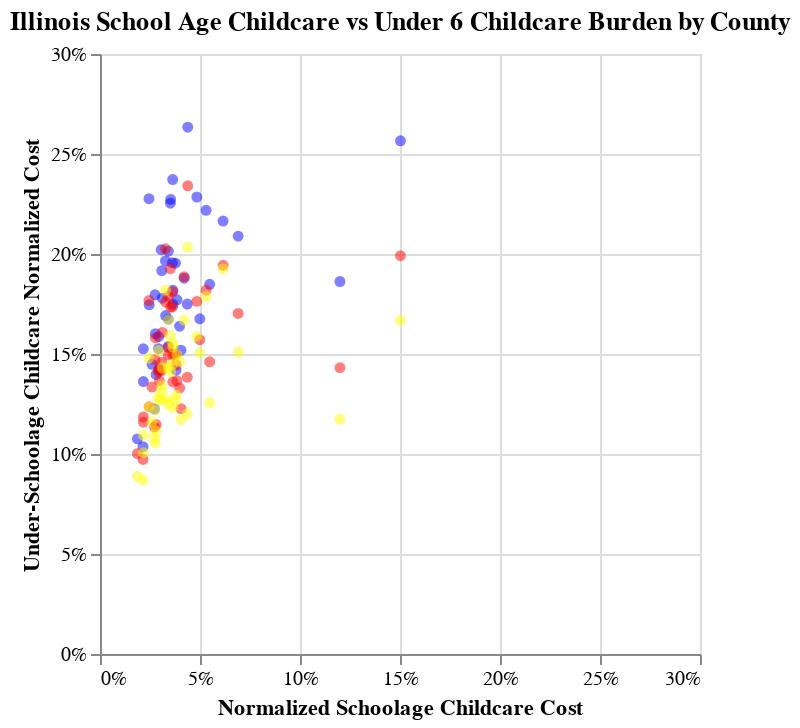

The notebook cell saved with this chart:
### Markdown cell above
### Illinois, All Younger Care vs Schoolage Care

### Code cell
schoolage_multi_scatter(il_df, "Illinois School Age Childcare vs Under 6 Childcare Burden by County")

### Figure 1 — Vega-Lite specification as saved in the notebook (floating-point values rounded to 4 significant figures)
{"config": {"view": {"continuousWidth": 300, "continuousHeight": 300}}, "layer": [{"mark": {"type": "circle", "color": "blue", "opacity": 0.5}, "encoding": {"x": {"axis": {"format": "%"}, "field": "adj_schoolage", "scale": {"domain": [0, 0.3]}, "title": "Normalized Schoolage Childcare Cost", "type": "quantitative"}, "y": {"axis": {"format": "%"}, "field": "adj_infant", "scale": {"domain": [0, 0.3]}, "title": "Under-Schoolage Childcare Normalized Cost", "type": "quantitative"}}}, {"mark": {"type": "circle", "color": "red", "opacity": 0.5}, "encoding": {"x": {"axis": {"format": "%"}, "field": "adj_schoolage", "scale": {"domain": [0, 0.3]}, "title": "Normalized Schoolage Childcare Cost", "type": "quantitative"}, "y": {"axis": {"format": "%"}, "field": "adj_toddler", "scale": {"domain": [0, 0.3]}, "title": "Under-Schoolage Childcare Normalized Cost", "type": "quantitative"}}}, {"mark": {"type": "circle", "color": "yellow", "opacity": 0.5}, "encoding": {"x": {"axis": {"format": "%"}, "field": "adj_schoolage", "scale": {"domain": [0, 0.3]}, "title": "Normalized Schoolage Childcare Cost", "type": "quantitative"}, "y": {"axis": {"format": "%"}, "field": "adj_preschool", "scale": {"domain": [0, 0.3]}, "title": "Under-Schoolage Childcare Normalized Cost", "type": "quantitative"}}}], "data": {"name": "data-0515d4202a942b53e2e33ec43ec4becd"}, "title": "Illinois School Age Childcare vs Under 6 Childcare Burden by County", "$schema": "https://vega.github.io/schema/vega-lite/v5.20.1.json", "datasets": {"data-0515d4202a942b53e2e33ec43ec4becd": [{"STATE_ABBREVIATION": "IL", "COUNTY_NAME": "Adams County", "COUNTY_FIPS_CODE": 17001, "STUDYYEAR": 2022, "MHI": 63767, "MCSA": 30.15, "MCINFANT": 214.1, "MCTODDLER": 151.7, "MCPRESCHOOL": 151.7, "adj_infant": 0.1746, "adj_toddler": 0.1237, "adj_preschool": 0.1237, "adj_schoolage": 0.02459}, {"STATE_ABBREVIATION": "IL", "COUNTY_NAME": "Bond County", "COUNTY_FIPS_CODE": 17005, "STUDYYEAR": 2022, "MHI": 58617, "MCSA": 37.0, "MCINFANT": 190.8, "MCTODDLER": 198.3, "MCPRESCHOOL": 205.0, "adj_infant": 0.1692, "adj_toddler": 0.1759, "adj_preschool": 0.1819, "adj_schoolage": 0.03282}, {"STATE_ABBREVIATION": "IL", "COUNTY_NAME": "Boone County", "COUNTY_FIPS_CODE": 17007, "STUDYYEAR": 2022, "MHI": 80502, "MCSA": 185.7, "MCINFANT": 288.3, "MCTODDLER": 221.7, "MCPRESCHOOL": 181.7, "adj_infant": 0.1862, "adj_toddler": 0.1432, "adj_preschool": 0.1173, "adj_schoolage": 0.12}, {"STATE_ABBREVIATION": "IL", "COUNTY_NAME": "Champaign County", "COUNTY_FIPS_CODE": 17019, "STUDYYEAR": 2022, "MHI": 61090, "MCSA": 51.55, "MCINFANT": 309.5, "MCTODDLER": 275.0, "MCPRESCHOOL": 239.0, "adj_infant": 0.2634, "adj_toddler": 0.2341, "adj_preschool": 0.2034, "adj_schoolage": 0.04388}, {"STATE_ABBREVIATION": "IL", "COUNTY_NAME": "Christian County", "COUNTY_FIPS_CODE": 17021, "STUDYYEAR": 2022, "MHI": 56933, "MCSA": 41.65, "MCINFANT": 155.4, "MCTODDLER": 158.3, "MCPRESCHOOL": 141.7, "adj_infant": 0.142, "adj_toddler": 0.1446, "adj_preschool": 0.1294, "adj_schoolage": 0.03804}, {"STATE_ABBREVIATION": "IL", "COUNTY_NAME": "Clinton County", "COUNTY_FIPS_CODE": 17027, "STUDYYEAR": 2022, "MHI": 78054, "MCSA": 40.9, "MCINFANT": 183.8, "MCTODDLER": 170.3, "MCPRESCHOOL": 162.3, "adj_infant": 0.1225, "adj_toddler": 0.1135, "adj_preschool": 0.1081, "adj_schoolage": 0.02725}, {"STATE_ABBREVIATION": "IL", "COUNTY_NAME": "Coles County", "COUNTY_FIPS_CODE": 17029, "STUDYYEAR": 2022, "MHI": 53732, "MCSA": 35.25, "MCINFANT": 173.0, "MCTODDLER": 158.3, "MCPRESCHOOL": 148.3, "adj_infant": 0.1674, "adj_toddler": 0.1532, "adj_preschool": 0.1435, "adj_schoolage": 0.03411}, {"STATE_ABBREVIATION": "IL", "COUNTY_NAME": "Cook County", "COUNTY_FIPS_CODE": 17031, "STUDYYEAR": 2022, "MHI": 78304, "MCSA": 82.6, "MCINFANT": 278.3, "MCTODDLER": 220.0, "MCPRESCHOOL": 189.2, "adj_infant": 0.1848, "adj_toddler": 0.1461, "adj_preschool": 0.1256, "adj_schoolage": 0.05485}, {"STATE_ABBREVIATION": "IL", "COUNTY_NAME": "DeKalb County", "COUNTY_FIPS_CODE": 17037, "STUDYYEAR": 2022, "MHI": 68617, "MCSA": 70.0, "MCINFANT": 292.7, "MCTODDLER": 240.0, "MCPRESCHOOL": 235.8, "adj_infant": 0.2218, "adj_toddler": 0.1819, "adj_preschool": 0.1787, "adj_schoolage": 0.05305}, {"STATE_ABBREVIATION": "IL", "COUNTY_NAME": "DuPage County", "COUNTY_FIPS_CODE": 17043, "STUDYYEAR": 2022, "MHI": 107035, "MCSA": 75.0, "MCINFANT": 374.3, "MCTODDLER": 280.0, "MCPRESCHOOL": 315.8, "adj_infant": 0.1819, "adj_toddler": 0.136, "adj_preschool": 0.1534, "adj_schoolage": 0.03644}, {"STATE_ABBREVIATION": "IL", "COUNTY_NAME": "Effingham County", "COUNTY_FIPS_CODE": 17049, "STUDYYEAR": 2022, "MHI": 73181, "MCSA": 26.3, "MCINFANT": 151.4, "MCTODDLER": 141.0, "MCPRESCHOOL": 125.0, "adj_infant": 0.1076, "adj_toddler": 0.1002, "adj_preschool": 0.08882, "adj_schoolage": 0.01869}, {"STATE_ABBREVIATION": "IL", "COUNTY_NAME": "Fayette County", "COUNTY_FIPS_CODE": 17051, "STUDYYEAR": 2022, "MHI": 51962, "MCSA": 34.1, "MCINFANT": 153.7, "MCTODDLER": 149.5, "MCPRESCHOOL": 125.0, "adj_infant": 0.1538, "adj_toddler": 0.1496, "adj_preschool": 0.1251, "adj_schoolage": 0.03412}, {"STATE_ABBREVIATION": "IL", "COUNTY_NAME": "Fulton County", "COUNTY_FIPS_CODE": 17057, "STUDYYEAR": 2022, "MHI": 57223, "MCSA": 54.93, "MCINFANT": 184.4, "MCTODDLER": 172.9, "MCPRESCHOOL": 165.7, "adj_infant": 0.1676, "adj_toddler": 0.1571, "adj_preschool": 0.1506, "adj_schoolage": 0.04992}, {"STATE_ABBREVIATION": "IL", "COUNTY_NAME": "Grundy County", "COUNTY_FIPS_CODE": 17063, "STUDYYEAR": 2022, "MHI": 89993, "MCSA": 37.5, "MCINFANT": 264.1, "MCTODDLER": 205.0, "MCPRESCHOOL": 189.5, "adj_infant": 0.1526, "adj_toddler": 0.1185, "adj_preschool": 0.1095, "adj_schoolage": 0.02167}, {"STATE_ABBREVIATION": "IL", "COUNTY_NAME": "Henry County", "COUNTY_FIPS_CODE": 17073, "STUDYYEAR": 2022, "MHI": 66313, "MCSA": 39.75, "MCINFANT": 226.8, "MCTODDLER": 205.0, "MCPRESCHOOL": 182.3, "adj_infant": 0.1779, "adj_toddler": 0.1608, "adj_preschool": 0.143, "adj_schoolage": 0.03117}, {"STATE_ABBREVIATION": "IL", "COUNTY_NAME": "Kane County", "COUNTY_FIPS_CODE": 17089, "STUDYYEAR": 2022, "MHI": 96400, "MCSA": 71.35, "MCINFANT": 328.3, "MCTODDLER": 253.3, "MCPRESCHOOL": 277.2, "adj_infant": 0.1771, "adj_toddler": 0.1367, "adj_preschool": 0.1495, "adj_schoolage": 0.03849}, {"STATE_ABBREVIATION": "IL", "COUNTY_NAME": "Kankakee County", "COUNTY_FIPS_CODE": 17091, "STUDYYEAR": 2022, "MHI": 65489, "MCSA": 34.9, "MCINFANT": 201.7, "MCTODDLER": 199.0, "MCPRESCHOOL": 132.7, "adj_infant": 0.1601, "adj_toddler": 0.158, "adj_preschool": 0.1054, "adj_schoolage": 0.02771}, {"STATE_ABBREVIATION": "IL", "COUNTY_NAME": "Kendall County", "COUNTY_FIPS_CODE": 17093, "STUDYYEAR": 2022, "MHI": 106358, "MCSA": 57.5, "MCINFANT": 285.9, "MCTODDLER": 234.7, "MCPRESCHOOL": 227.8, "adj_infant": 0.1398, "adj_toddler": 0.1147, "adj_preschool": 0.1114, "adj_schoolage": 0.02811}, {"STATE_ABBREVIATION": "IL", "COUNTY_NAME": "Lake County", "COUNTY_FIPS_CODE": 17097, "STUDYYEAR": 2022, "MHI": 104553, "MCSA": 81.45, "MCINFANT": 305.4, "MCTODDLER": 246.7, "MCPRESCHOOL": 235.8, "adj_infant": 0.1519, "adj_toddler": 0.1227, "adj_preschool": 0.1173, "adj_schoolage": 0.04051}, {"STATE_ABBREVIATION": "IL", "COUNTY_NAME": "LaSalle County", "COUNTY_FIPS_CODE": 17099, "STUDYYEAR": 2022, "MHI": 67942, "MCSA": 40.0, "MCINFANT": 264.1, "MCTODDLER": 185.0, "MCPRESCHOOL": 171.7, "adj_infant": 0.2021, "adj_toddler": 0.1416, "adj_preschool": 0.1314, "adj_schoolage": 0.03061}, {"STATE_ABBREVIATION": "IL", "COUNTY_NAME": "Lee County", "COUNTY_FIPS_CODE": 17103, "STUDYYEAR": 2022, "MHI": 64588, "MCSA": 40.67, "MCINFANT": 244.1, "MCTODDLER": 251.7, "MCPRESCHOOL": 158.3, "adj_infant": 0.1965, "adj_toddler": 0.2026, "adj_preschool": 0.1275, "adj_schoolage": 0.03274}, {"STATE_ABBREVIATION": "IL", "COUNTY_NAME": "McHenry County", "COUNTY_FIPS_CODE": 17111, "STUDYYEAR": 2022, "MHI": 100101, "MCSA": 76.65, "MCINFANT": 315.5, "MCTODDLER": 256.0, "MCPRESCHOOL": 281.2, "adj_infant": 0.1639, "adj_toddler": 0.133, "adj_preschool": 0.1461, "adj_schoolage": 0.03982}, {"STATE_ABBREVIATION": "IL", "COUNTY_NAME": "McLean County", "COUNTY_FIPS_CODE": 17113, "STUDYYEAR": 2022, "MHI": 75356, "MCSA": 89.2, "MCINFANT": 313.7, "MCTODDLER": 281.7, "MCPRESCHOOL": 279.0, "adj_infant": 0.2165, "adj_toddler": 0.1944, "adj_preschool": 0.1925, "adj_schoolage": 0.06155}, {"STATE_ABBREVIATION": "IL", "COUNTY_NAME": "Macon County", "COUNTY_FIPS_CODE": 17115, "STUDYYEAR": 2022, "MHI": 59622, "MCSA": 39.2, "MCINFANT": 230.9, "MCTODDLER": 205.0, "MCPRESCHOOL": 191.7, "adj_infant": 0.2014, "adj_toddler": 0.1788, "adj_preschool": 0.1672, "adj_schoolage": 0.03419}, {"STATE_ABBREVIATION": "IL", "COUNTY_NAME": "Macoupin County", "COUNTY_FIPS_CODE": 17117, "STUDYYEAR": 2022, "MHI": 64706, "MCSA": 36.45, "MCINFANT": 197.4, "MCTODDLER": 177.0, "MCPRESCHOOL": 188.8, "adj_infant": 0.1587, "adj_toddler": 0.1422, "adj_preschool": 0.1517, "adj_schoolage": 0.02929}, {"STATE_ABBREVIATION": "IL", "COUNTY_NAME": "Madison County", "COUNTY_FIPS_CODE": 17119, "STUDYYEAR": 2022, "MHI": 71759, "MCSA": 95.33, "MCINFANT": 288.3, "MCTODDLER": 235.0, "MCPRESCHOOL": 208.3, "adj_infant": 0.2089, "adj_toddler": 0.1703, "adj_preschool": 0.151, "adj_schoolage": 0.06908}, {"STATE_ABBREVIATION": "IL", "COUNTY_NAME": "Marion County", "COUNTY_FIPS_CODE": 17121, "STUDYYEAR": 2022, "MHI": 59099, "MCSA": 29.55, "MCINFANT": 164.7, "MCTODDLER": 151.7, "MCPRESCHOOL": 131.7, "adj_infant": 0.1449, "adj_toddler": 0.1335, "adj_preschool": 0.1159, "adj_schoolage": 0.026}, {"STATE_ABBREVIATION": "IL", "COUNTY_NAME": "Monroe County", "COUNTY_FIPS_CODE": 17133, "STUDYYEAR": 2022, "MHI": 100685, "MCSA": 41.65, "MCINFANT": 200.7, "MCTODDLER": 188.3, "MCPRESCHOOL": 168.3, "adj_infant": 0.1036, "adj_toddler": 0.09727, "adj_preschool": 0.08694, "adj_schoolage": 0.02151}, {"STATE_ABBREVIATION": "IL", "COUNTY_NAME": "Morgan County", "COUNTY_FIPS_CODE": 17137, "STUDYYEAR": 2022, "MHI": 61188, "MCSA": 36.35, "MCINFANT": 225.5, "MCTODDLER": 171.7, "MCPRESCHOOL": 157.9, "adj_infant": 0.1917, "adj_toddler": 0.1459, "adj_preschool": 0.1342, "adj_schoolage": 0.03089}, {"STATE_ABBREVIATION": "IL", "COUNTY_NAME": "Moultrie County", "COUNTY_FIPS_CODE": 17139, "STUDYYEAR": 2022, "MHI": 72833, "MCSA": 30.4, "MCINFANT": 190.8, "MCTODDLER": 162.3, "MCPRESCHOOL": 141.0, "adj_infant": 0.1362, "adj_toddler": 0.1159, "adj_preschool": 0.1007, "adj_schoolage": 0.0217}, {"STATE_ABBREVIATION": "IL", "COUNTY_NAME": "Ogle County", "COUNTY_FIPS_CODE": 17141, "STUDYYEAR": 2022, "MHI": 75782, "MCSA": 63.6, "MCINFANT": 255.0, "MCTODDLER": 201.7, "MCPRESCHOOL": 175.0, "adj_infant": 0.175, "adj_toddler": 0.1384, "adj_preschool": 0.1201, "adj_schoolage": 0.04364}, {"STATE_ABBREVIATION": "IL", "COUNTY_NAME": "Peoria County", "COUNTY_FIPS_CODE": 17143, "STUDYYEAR": 2022, "MHI": 63409, "MCSA": 59.05, "MCINFANT": 278.6, "MCTODDLER": 215.0, "MCPRESCHOOL": 193.7, "adj_infant": 0.2285, "adj_toddler": 0.1763, "adj_preschool": 0.1588, "adj_schoolage": 0.04843}, {"STATE_ABBREVIATION": "IL", "COUNTY_NAME": "Randolph County", "COUNTY_FIPS_CODE": 17157, "STUDYYEAR": 2022, "MHI": 63860, "MCSA": 51.67, "MCINFANT": 230.8, "MCTODDLER": 231.7, "MCPRESCHOOL": 205.0, "adj_infant": 0.1879, "adj_toddler": 0.1886, "adj_preschool": 0.1669, "adj_schoolage": 0.04207}, {"STATE_ABBREVIATION": "IL", "COUNTY_NAME": "Rock Island County", "COUNTY_FIPS_CODE": 17161, "STUDYYEAR": 2022, "MHI": 64435, "MCSA": 43.75, "MCINFANT": 281.7, "MCTODDLER": 215.0, "MCPRESCHOOL": 175.0, "adj_infant": 0.2273, "adj_toddler": 0.1735, "adj_preschool": 0.1412, "adj_schoolage": 0.03531}, {"STATE_ABBREVIATION": "IL", "COUNTY_NAME": "St. Clair County", "COUNTY_FIPS_CODE": 17163, "STUDYYEAR": 2022, "MHI": 68915, "MCSA": 36.45, "MCINFANT": 238.0, "MCTODDLER": 195.0, "MCPRESCHOOL": 161.7, "adj_infant": 0.1796, "adj_toddler": 0.1471, "adj_preschool": 0.122, "adj_schoolage": 0.0275}, {"STATE_ABBREVIATION": "IL", "COUNTY_NAME": "Saline County", "COUNTY_FIPS_CODE": 17165, "STUDYYEAR": 2022, "MHI": 51710, "MCSA": 35.0, "MCINFANT": 224.1, "MCTODDLER": 191.7, "MCPRESCHOOL": 158.3, "adj_infant": 0.2254, "adj_toddler": 0.1927, "adj_preschool": 0.1592, "adj_schoolage": 0.0352}, {"STATE_ABBREVIATION": "IL", "COUNTY_NAME": "Sangamon County", "COUNTY_FIPS_CODE": 17167, "STUDYYEAR": 2022, "MHI": 71653, "MCSA": 40.85, "MCINFANT": 195.9, "MCTODDLER": 188.3, "MCPRESCHOOL": 175.0, "adj_infant": 0.1421, "adj_toddler": 0.1367, "adj_preschool": 0.127, "adj_schoolage": 0.02965}, {"STATE_ABBREVIATION": "IL", "COUNTY_NAME": "Tazewell County", "COUNTY_FIPS_CODE": 17179, "STUDYYEAR": 2022, "MHI": 74606, "MCSA": 54.15, "MCINFANT": 280.3, "MCTODDLER": 215.0, "MCPRESCHOOL": 181.7, "adj_infant": 0.1954, "adj_toddler": 0.1499, "adj_preschool": 0.1266, "adj_schoolage": 0.03774}, {"STATE_ABBREVIATION": "IL", "COUNTY_NAME": "Vermilion County", "COUNTY_FIPS_CODE": 17183, "STUDYYEAR": 2022, "MHI": 52787, "MCSA": 37.0, "MCINFANT": 177.4, "MCTODDLER": 151.7, "MCPRESCHOOL": 125.0, "adj_infant": 0.1748, "adj_toddler": 0.1494, "adj_preschool": 0.1231, "adj_schoolage": 0.03645}, {"STATE_ABBREVIATION": "IL", "COUNTY_NAME": "Wayne County", "COUNTY_FIPS_CODE": 17191, "STUDYYEAR": 2022, "MHI": 53522, "MCSA": 154.6, "MCINFANT": 264.1, "MCTODDLER": 205.0, "MCPRESCHOOL": 171.7, "adj_infant": 0.2566, "adj_toddler": 0.1992, "adj_preschool": 0.1668, "adj_schoolage": 0.1502}, {"STATE_ABBREVIATION": "IL", "COUNTY_NAME": "Whiteside County", "COUNTY_FIPS_CODE": 17195, "STUDYYEAR": 2022, "MHI": 62828, "MCSA": 43.75, "MCINFANT": 236.3, "MCTODDLER": 209.7, "MCPRESCHOOL": 175.0, "adj_infant": 0.1956, "adj_toddler": 0.1735, "adj_preschool": 0.1448, "adj_schoolage": 0.03621}, {"STATE_ABBREVIATION": "IL", "COUNTY_NAME": "Will County", "COUNTY_FIPS_CODE": 17197, "STUDYYEAR": 2022, "MHI": 103678, "MCSA": 58.35, "MCINFANT": 304.3, "MCTODDLER": 281.7, "MCPRESCHOOL": 255.0, "adj_infant": 0.1526, "adj_toddler": 0.1413, "adj_preschool": 0.1279, "adj_schoolage": 0.02927}, {"STATE_ABBREVIATION": "IL", "COUNTY_NAME": "Williamson County", "COUNTY_FIPS_CODE": 17199, "STUDYYEAR": 2022, "MHI": 60325, "MCSA": 28.4, "MCINFANT": 264.1, "MCTODDLER": 205.0, "MCPRESCHOOL": 171.7, "adj_infant": 0.2277, "adj_toddler": 0.1767, "adj_preschool": 0.148, "adj_schoolage": 0.02448}, {"STATE_ABBREVIATION": "IL", "COUNTY_NAME": "Winnebago County", "COUNTY_FIPS_CODE": 17201, "STUDYYEAR": 2022, "MHI": 61738, "MCSA": 43.15, "MCINFANT": 281.7, "MCTODDLER": 215.0, "MCPRESCHOOL": 184.5, "adj_infant": 0.2372, "adj_toddler": 0.1811, "adj_preschool": 0.1554, "adj_schoolage": 0.03634}]}}
